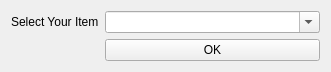
<?xml version="1.0" encoding="UTF-8"?>
<ui version="4.0">
 <class>Form</class>
 <widget class="QWidget" name="Form">
  <property name="geometry">
   <rect>
    <x>0</x>
    <y>0</y>
    <width>331</width>
    <height>70</height>
   </rect>
  </property>
  <property name="windowTitle">
   <string>Select Item</string>
  </property>
  <layout class="QFormLayout" name="formLayout">
   <item row="0" column="0">
    <widget class="QLabel" name="label">
     <property name="text">
      <string>Select Your Item</string>
     </property>
    </widget>
   </item>
   <item row="0" column="1">
    <widget class="QComboBox" name="itemsBox">
     <property name="editable">
      <bool>true</bool>
     </property>
    </widget>
   </item>
   <item row="1" column="1">
    <widget class="QPushButton" name="pushButton">
     <property name="text">
      <string>OK</string>
     </property>
    </widget>
   </item>
  </layout>
 </widget>
 <resources/>
 <connections/>
</ui>
